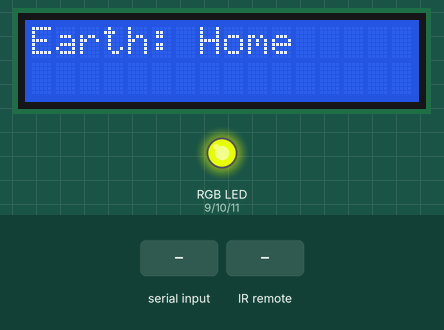
Bench run of a sketch on a simulated Arduino Uno, built with avr-gcc and run on an emulated ATmega328P. Shown: 16×2 character LCD, an RGB LED mixed from three pins (HIGH = lit). Inputs (shaded band) come from the test bench. Dim RGB values are drawn brighter than linear; what the sketch prints to the serial monitor is not drawn.

Above: at 2.2 s.
2.3 s: "SUNRISE 30000\n" received over Serial
At 2.51 s:
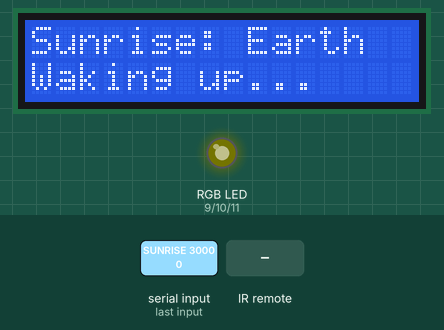
4.2 s: "SUNRISE 1\n" received over Serial
At 5.4 s:
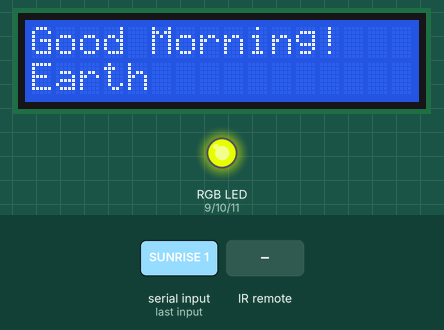
5.7 s: infrared code 0x9 received
At 6.0 s:
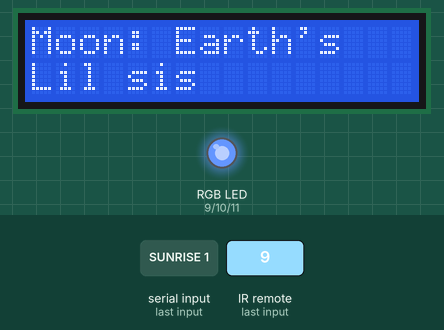
7.2 s: "SUNRISE 150\n" received over Serial
At 8.3 s:
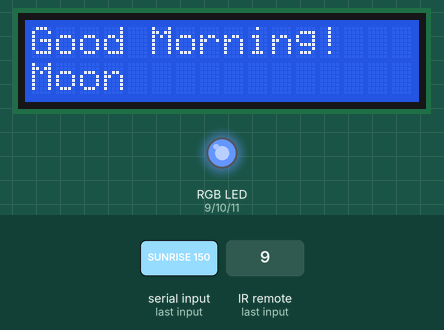
8.8 s: infrared code 0x9 received
At 9.5 s:
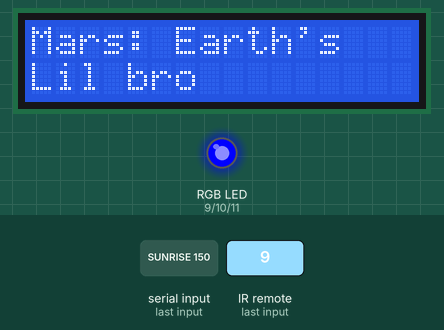
10.3 s: "SUNRISE 45\n" received over Serial
At 11.5 s:
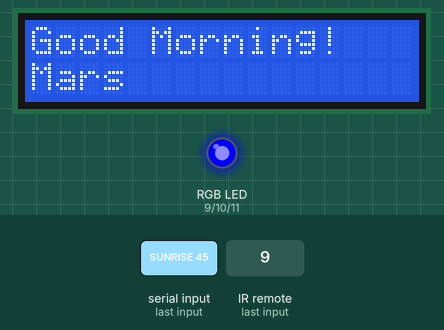
Timing chart, 0 to 12.8 s (numbered marks = the images above; inputs shaded):
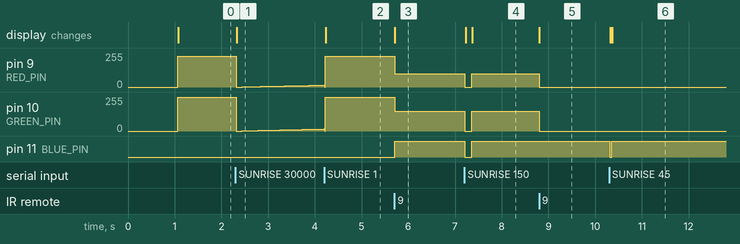

Measured:
- after the input at 2.3 s, pin 9 (RED_PIN): 230/255 → 0/255 at once, → 1/255 0.13 s later, → 2/255 0.13 s later, → 3/255 0.13 s later, … (15 changes in this stretch); pin 10 (GREEN_PIN): 255/255 → 0/255 at once, → 1/255 0.12 s later, → 2/255 0.12 s later, → 3/255 0.12 s later, … (17 changes in this stretch); the display: changes at once (image 1)
- after the input at 4.2 s, the display: changes at once (image 2)
- after the input at 5.7 s, pin 9 (RED_PIN): 230/255 → 100/255 at once; pin 10 (GREEN_PIN): 255/255 → 150/255 at once; pin 11 (BLUE_PIN): LOW → HIGH at once; the display: changes at once (image 3)
- after the input at 7.2 s, pin 9 (RED_PIN): 100/255 → 0/255 at once, → 100/255 0.15 s later; pin 10 (GREEN_PIN): 150/255 → 0/255 at once, → 150/255 0.15 s later; pin 11 (BLUE_PIN): HIGH → LOW at once, → HIGH 0.15 s later; the display: first changes at once (image 4 shows a later state)
- after the input at 8.8 s, pin 9 (RED_PIN): 100/255 → 0/255 at once; pin 10 (GREEN_PIN): 150/255 → 0/255 at once; the display: changes at once (image 5)
- after the input at 10.3 s, pin 11 (BLUE_PIN): HIGH → LOW at once, → HIGH 0.04 s later; the display: first changes at once (image 6 shows a later state)

The sketch:

arduino_code.ino
```cpp
#include <IRremote.hpp>
#include <LiquidCrystal.h>

// === Pin Setup ===
#define IR_RECEIVE_PIN 8
#define RED_PIN 9
#define GREEN_PIN 10
#define BLUE_PIN 11

LiquidCrystal lcd(7, 12, 5, 4, 3, 2);

int currentPlanet = 0;  // 0 = Earth, 1 = Moon, 2 = Mars

// Planet color definitions
struct PlanetColor {
  int r, g, b;
  String name;
};

PlanetColor planets[3] = {
  {230, 255, 0, "Earth"},      // Yellowish orange
  {100, 150, 255, "Moon"},     // White
  {0, 0, 255, "Mars"}          // Blue
};

// Sunrise variables
bool sunriseActive = false;
unsigned long sunriseStartTime = 0;
int targetR = 0, targetG = 0, targetB = 0;
unsigned long sunriseDuration = 0;

void setup() {
  Serial.begin(9600);

  // Initialize IR receiver
  IrReceiver.begin(IR_RECEIVE_PIN, ENABLE_LED_FEEDBACK);

  // Initialize LCD
  lcd.begin(16, 2);
  lcd.clear();
  lcd.print("Ready!");

  // Initialize RGB LED pins
  pinMode(RED_PIN, OUTPUT);
  pinMode(GREEN_PIN, OUTPUT);
  pinMode(BLUE_PIN, OUTPUT);

  // Turn off LED initially
  setColor(0, 0, 0);

  Serial.println("System Ready");
  Serial.println("Use UP/DOWN arrows");

  delay(1000);
  showPlanet(0);  // Start with Earth
}

void loop() {
  // Check for serial commands from Python
  if (Serial.available() > 0) {
    String command = Serial.readStringUntil('\n');
    command.trim();

    if (command.startsWith("SUNRISE")) {
      parseAndStartSunrise(command);
    }
  }

  // Handle sunrise animation
  if (sunriseActive) {
    updateSunrise();
  }

  // Handle IR remote (only if sunrise is not active)
  if (!sunriseActive && IrReceiver.decode()) {
    unsigned long command = IrReceiver.decodedIRData.command;

    Serial.print("Button: ");
    Serial.println(command);

    // Handle button presses
    if (command == 9) {  // UP arrow
      currentPlanet++;
      if (currentPlanet > 2) currentPlanet = 0;  // Wrap around
      showPlanet(currentPlanet);
      Serial.print("-> Planet: ");
      Serial.println(currentPlanet);
    }
    else if (command == 7) {  // DOWN arrow
      currentPlanet--;
      if (currentPlanet < 0) currentPlanet = 2;  // Wrap around
      showPlanet(currentPlanet);
      Serial.print("-> Planet: ");
      Serial.println(currentPlanet);
    }

    IrReceiver.resume();
  }
}

void parseAndStartSunrise(String command) {
  // Expected format: "SUNRISE DURATION"
  // Example: "SUNRISE 30000"
  // Now uses current planet's colors instead of passed RGB values

  int firstSpace = command.indexOf(' ');

  if (firstSpace > 0) {
    sunriseDuration = command.substring(firstSpace + 1).toInt();

    // Use current planet's colors as target
    targetR = planets[currentPlanet].r;
    targetG = planets[currentPlanet].g;
    targetB = planets[currentPlanet].b;

    // Start sunrise
    sunriseActive = true;
    sunriseStartTime = millis();
    setColor(0, 0, 0);  // Start from off

    lcd.clear();
    lcd.setCursor(0, 0);
    lcd.print("Sunrise: ");
    lcd.print(planets[currentPlanet].name);
    lcd.setCursor(0, 1);
    lcd.print("Waking up...");

    Serial.print("✅ Sunrise started on ");
    Serial.println(planets[currentPlanet].name);
    Serial.print("Target RGB: ");
    Serial.print(targetR);
    Serial.print(", ");
    Serial.print(targetG);
    Serial.print(", ");
    Serial.println(targetB);
    Serial.print("Duration: ");
    Serial.print(sunriseDuration);
    Serial.println(" ms");
  } else {
    Serial.println("❌ Invalid SUNRISE command format");
  }
}

void updateSunrise() {
  unsigned long elapsedTime = millis() - sunriseStartTime;

  if (elapsedTime >= sunriseDuration) {
    // Sunrise complete
    sunriseActive = false;
    setColor(targetR, targetG, targetB);

    lcd.clear();
    lcd.setCursor(0, 0);
    lcd.print("Good Morning!");
    lcd.setCursor(0, 1);
    lcd.print(planets[currentPlanet].name);

    Serial.println("🌅 Sunrise complete!");
  } else {
    // Calculate current brightness (linear interpolation)
    float progress = (float)elapsedTime / (float)sunriseDuration;

    int currentR = (int)(targetR * progress);
    int currentG = (int)(targetG * progress);
    int currentB = (int)(targetB * progress);

    setColor(currentR, currentG, currentB);
  }
}

void showPlanet(int planet) {
  // Stop sunrise if active
  sunriseActive = false;

  switch(planet) {
    case 0:  // Earth
      displayPlanet("Earth: Home", planets[0].r, planets[0].g, planets[0].b);
      break;
    case 1:  // Moon
      displayPlanet("Moon: Earth's", "Lil sis", planets[1].r, planets[1].g, planets[1].b);
      break;
    case 2:  // Mars
      displayPlanet("Mars: Earth's", "Lil bro", planets[2].r, planets[2].g, planets[2].b);
      break;
  }
}

// Function to display text on LCD and set RGB color
void displayPlanet(String line1, int r, int g, int b) {
  lcd.clear();
  lcd.setCursor(0, 0);
  lcd.print(line1);
  setColor(r, g, b);
}

// Overloaded function for two-line display
void displayPlanet(String line1, String line2, int r, int g, int b) {
  lcd.clear();
  lcd.setCursor(0, 0);
  lcd.print(line1);
  lcd.setCursor(0, 1);
  lcd.print(line2);
  setColor(r, g, b);
}

// Function to set RGB LED color - NO INVERSION (common cathode)
void setColor(int red, int green, int blue) {
  analogWrite(RED_PIN, red);
  analogWrite(GREEN_PIN, green);
  analogWrite(BLUE_PIN, blue);
}
```
